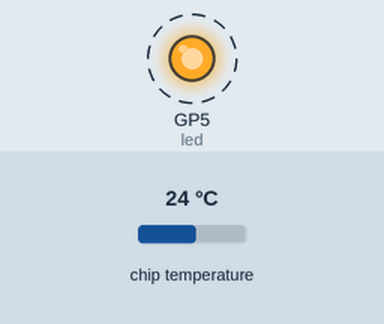
Simulated run of this program. Board: Raspberry Pi Pico running CircuitPython. Parts: output pins drawn as LEDs (lit = HIGH). Dashed ring = blinking. Inputs (shaded band) come from the test bench; at power-on: chip temperature 24 °C. What the program prints to the serial console is not drawn.

Above: at 0.2 s.
Timing chart, 0 to 3.0 s (numbered marks = the images above):
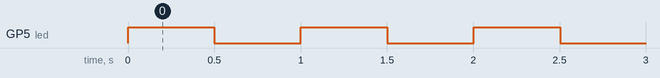

The program:

blink_temp.py
```python
# CircuitPython Blink Example

import time
import board
import digitalio

import microcontroller

led = digitalio.DigitalInOut(board.GP5)
led.direction = digitalio.Direction.OUTPUT


while True:
  print("Turned On!")
  led.value = True
  print(microcontroller.cpu.temperature)
  time.sleep(0.5)

  print("Turned Off!")
  led.value = False
  time.sleep(0.5)
```

Measured:
- by itself, GP5 (led): alternates HIGH for 0.50 s and LOW for 0.50 s
